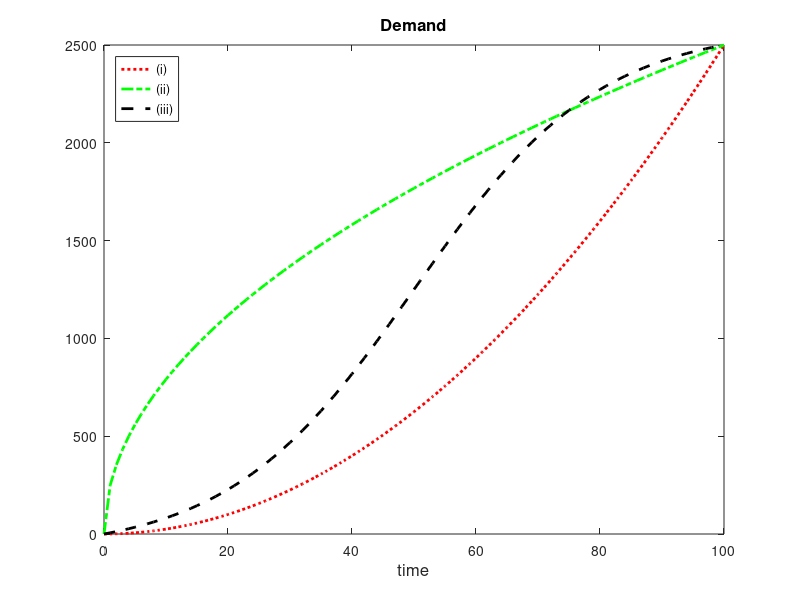
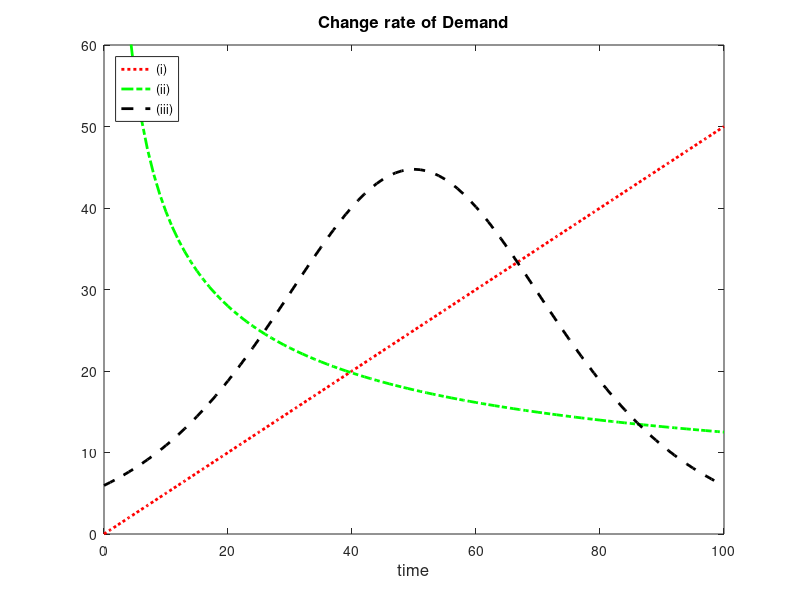

Source code (MATLAB) for these figures, in order:
function demand_profile()
b=0:1:100;
%a1=(b.^2)/4;
%a2=250*sqrt(b);
%a3=2500*(1/(1+exp((-b+50)/15))-1/(1+exp(50/15)));
figure(1)

plot(b,(b.^2)/4,':r','linewidth',2);

hold all
plot(b,250*b.^0.5,'-.g','linewidth',2)

hold all
plot(b,2685*((1+exp((-b+50)/15)).^-1-(1+exp(50/15)).^-1),'--k','linewidth',2);

hold all
b1=0:.01:25;
b2=25:.01:64;
b3=64:.01:100;
%plot(b1,b1.^2*2500/3566,'b',b2,(500*b2.^0.5-1875)*2500/3566,'b',b3,((b3.^2)*1000/4096+1125)*2500/3566,'b','linewidth',2);
hleg1=legend('(i)','(ii)','(iii)');
set(hleg1,'Location','NorthWest')
set(hleg1,'Interpreter','none')
title('Demand','fontsize',12);
xlabel('time','fontsize',12);
xlim([0,100]);
ylim([0,2500]);


figure(2)
plot(b,(b)/2,':r','linewidth',2);

hold all
plot(b,125*b.^-0.5,'-.g','linewidth',2)

hold all
plot(b,2685*((1+exp((50-b)/15)).^-2).*(exp((50-b)/15)/15).^1,'--k','linewidth',2);

hold all
b1=0:.01:25;
b2=25:.01:64;
b3=64:.01:100;
%plot(b1,b1*2*2500/3566,'b',b2,(250*b2.^-0.5)*2500/3566,'b',b3,((b3*2)*1000/4096)*2500/3566,'b','linewidth',2);
hleg1=legend('(i)','(ii)','(iii)');
hleg2=legend();
set(hleg2,'Location','NorthWest')
set(hleg2,'Interpreter','none')

title('Change rate of Demand','fontsize',12);
xlabel('time','fontsize',12);

xlim([0,100]);
ylim([0,60]);


end